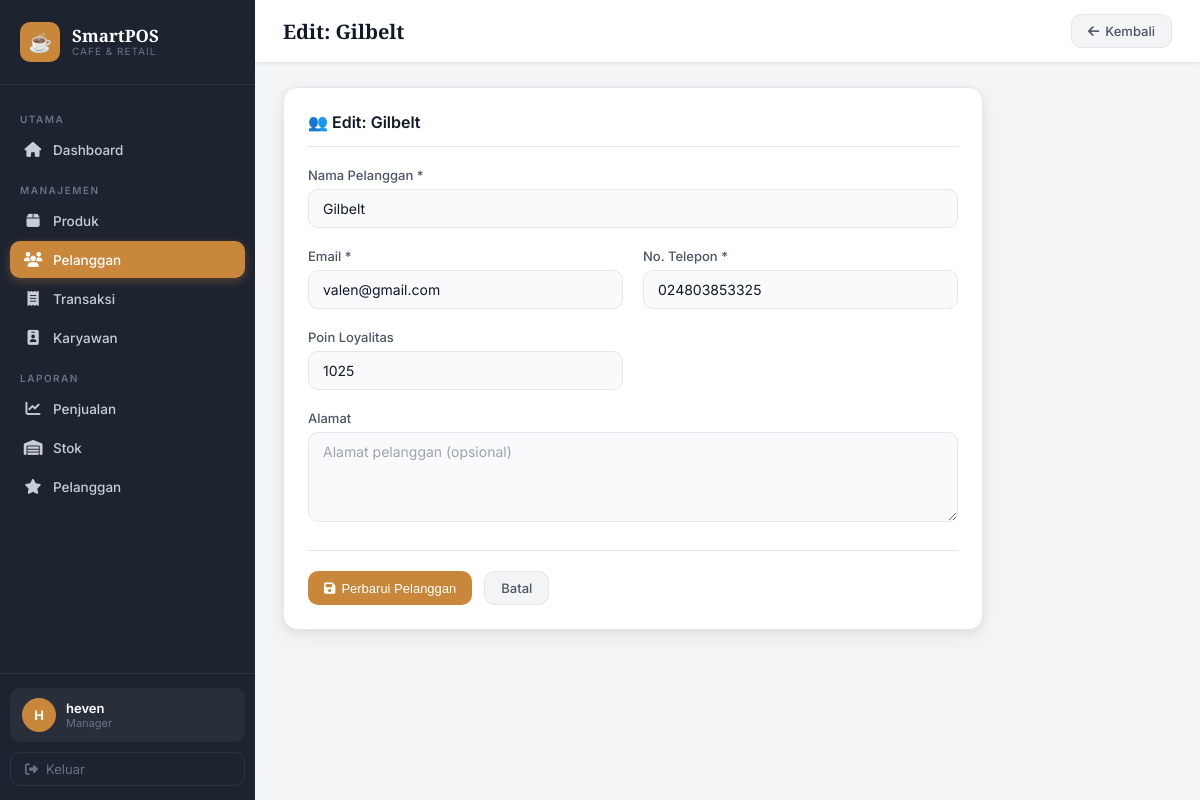
Screenshot of /customers/2/edit/ (signed in) with the database file from the repository.
### pos/models.py (models this page shows, shortened)
class BaseModel(models.Model):
    created_at = models.DateTimeField(auto_now_add=True)
    updated_at = models.DateTimeField(auto_now=True)
    class Meta:
        abstract = True  # tidak membuat tabel sendiri

class Customer(BaseModel):
    name           = models.CharField(max_length=100, verbose_name="Nama Pelanggan")
    email          = models.EmailField(unique=True, verbose_name="Email")
    phone          = models.CharField(max_length=15, verbose_name="No. Telepon")
    loyalty_points = models.IntegerField(default=0, validators=[MinValueValidator(0)], verbose_name="Poin Loyalitas")
    address        = models.TextField(blank=True, null=True, verbose_name="Alamat")
    class Meta:
        verbose_name        = "Pelanggan"
        verbose_name_plural = "Pelanggan"
        ordering            = ['name']
    def __init__(self, *args, **kwargs):
        super().__init__(*args, **kwargs)
        self.__poin_pending = 0  # ENCAPSULATION: poin belum dikonfirmasi, disembunyikan

### pos/views.py (the view, shortened to what this page needs)
# urls.py: path('customers/<int:pk>/edit/', views.CustomerUpdateView.as_view(), name='customer_update'),
class CustomerUpdateView(RoleRequiredMixin, UpdateView):
    allowed_positions = ('manager', 'supervisor', 'cashier')
    model = Customer
    form_class = CustomerForm
    template_name = 'pos/customers/form.html'
    success_url = reverse_lazy('customer_list')
    login_url = '/login/'
    def get_context_data(self, **kwargs):
        context = super().get_context_data(**kwargs)
        context['page_title'] = 'Edit Pelanggan'
        context['form_title'] = f'Edit: {self.object.name}'
        context['submit_label'] = 'Perbarui Pelanggan'
        return context

### pos/context_processors.py (called while the page is built, shortened)
def user_role(request):
    if not request.user.is_authenticated:
        return {}
    if request.user.is_superuser:
        return {
            'user_position':         'manager',
            'user_position_display': 'Manager',
            'is_full_access':        True,
            'can_manage_products':   True,
            'can_manage_employees':  True,
            'can_view_transactions': True,
            'can_create_transaction':True,
            'can_view_customers':    True,
            'can_view_reports':      True,
            'can_view_stock_report': True,
        }

### pos/views.py (called while the page is built)
    def dispatch(self, request, *args, **kwargs):
        if not request.user.is_authenticated:
            return self.handle_no_permission()
        if request.user.is_superuser:
            return super().dispatch(request, *args, **kwargs)
        position = RoleHelper.get_position(request.user)
        if self.allowed_positions and position not in self.allowed_positions:
            messages.error(request, '⛔ Akses ditolak. Anda tidak memiliki izin untuk halaman ini.')
            return redirect('dashboard')
        return super().dispatch(request, *args, **kwargs)

### templates/pos/customers/form.html (shortened to what this page needs)
{% extends 'pos/base.html' %}
{% block page_title %}{{ form_title }}{% endblock %}
{% block topbar_actions %}
<a href="{% url 'customer_list' %}" class="btn btn-secondary"><i class="fas fa-arrow-left"></i> Kembali</a>
{% endblock %}
{% block content %}
<div class="card" style="max-width:700px;">
  <div class="card-header"><span class="card-title">👥 {{ form_title }}</span></div>
  <form method="POST" id="customerForm">
    <div class="form-grid">
      <div class="form-group" style="grid-column:1/-1;">
        <label class="form-label">Nama Pelanggan *</label>
        {{ form.name }}
      </div>
      <div class="form-group">
        <label class="form-label">Email *</label>
        {{ form.email }}
      </div>
      <div class="form-group">
        <label class="form-label">No. Telepon *</label>
        {{ form.phone }}
      </div>
      <div class="form-group">
        <label class="form-label">Poin Loyalitas</label>
        {{ form.loyalty_points }}
      </div>
      <div class="form-group" style="grid-column:1/-1;">
        <label class="form-label">Alamat</label>
        {{ form.address }}
      </div>
    </div>
    <div style="display:flex;gap:12px;margin-top:28px;padding-top:20px;border-top:1px solid var(--border);">
      <button type="submit" class="btn btn-primary" id="submit_customer"><i class="fas fa-save"></i> {{ submit_label }}</button>
      <a href="{% url 'customer_list' %}" class="btn btn-secondary">Batal</a>
    </div>
  </form>
</div>
{% endblock %}

### templates/pos/base.html (shortened to what this page needs)
<!DOCTYPE html>
<html lang="id">
<head>
  {% load static %}
  <link rel="stylesheet" href="{% static 'css/style.css' %}">
  <link rel="stylesheet" href="https://cdnjs.cloudflare.com/ajax/libs/font-awesome/6.5.0/css/all.min.css">
</head>
<body>
<div class="app-wrapper">
  <aside class="sidebar">
    <div class="sidebar-brand">
      <div class="brand-icon">☕</div>
      <div>
        <div class="brand-name">SmartPOS</div>
        <div class="brand-sub">Cafe & Retail</div>
      </div>
    </div>
    <nav class="sidebar-nav">
      <div class="nav-section-label">Utama</div>
      <a href="{% url 'dashboard' %}" class="nav-item {% if request.resolver_match.url_name == 'dashboard' %}active{% endif %}">
        <span class="nav-icon"><i class="fas fa-house"></i></span> Dashboard
      </a>
      <div class="nav-section-label">Manajemen</div>
      <a href="{% url 'product_list' %}" class="nav-item {% if 'product' in request.resolver_match.url_name %}active{% endif %}">
        <span class="nav-icon"><i class="fas fa-box"></i></span> Produk
      </a>
      {% if can_view_customers %}
      <a href="{% url 'customer_list' %}" class="nav-item {% if 'customer' in request.resolver_match.url_name and request.resolver_match.url_name != 'report_customers' %}active{% endif %}">
        <span class="nav-icon"><i class="fas fa-users"></i></span> Pelanggan
      </a>
      {% endif %}
      {% if can_view_transactions %}
      <a href="{% url 'transaction_list' %}" class="nav-item {% if 'transaction' in request.resolver_match.url_name %}active{% endif %}">
        <span class="nav-icon"><i class="fas fa-receipt"></i></span> Transaksi
      </a>
      {% endif %}
      {% if can_manage_employees %}
      <a href="{% url 'employee_list' %}" class="nav-item {% if 'employee' in request.resolver_match.url_name %}active{% endif %}">
        <span class="nav-icon"><i class="fas fa-id-badge"></i></span> Karyawan
      </a>
      {% endif %}
      {% if is_full_access or can_view_stock_report %}
      <div class="nav-section-label">Laporan</div>
      {% if is_full_access %}
      <a href="{% url 'report_sales' %}" class="nav-item {% if request.resolver_match.url_name == 'report_sales' %}active{% endif %}">
        <span class="nav-icon"><i class="fas fa-chart-line"></i></span> Penjualan
      </a>
      {% endif %}
      {% if can_view_stock_report %}
      <a href="{% url 'report_stock' %}" class="nav-item {% if request.resolver_match.url_name == 'report_stock' %}active{% endif %}">
        <span class="nav-icon"><i class="fas fa-warehouse"></i></span> Stok
      </a>
      {% endif %}
      {% if is_full_access %}
      <a href="{% url 'report_customers' %}" class="nav-item {% if request.resolver_match.url_name == 'report_customers' %}active{% endif %}">
        <span class="nav-icon"><i class="fas fa-star"></i></span> Pelanggan
      </a>
      {% endif %}
      {% endif %}
    </nav>
    <div class="sidebar-footer">
      <div class="user-card">
        <div class="user-avatar">{{ request.user.username|slice:":1"|upper }}</div>
        <div>
          <div class="user-name">{{ request.user.get_full_name|default:request.user.username }}</div>
          <div class="user-role">{{ user_position_display|default:"Kasir" }}</div>
        </div>
      </div>
      <a href="{% url 'logout' %}" class="btn-logout">
        <i class="fas fa-sign-out-alt"></i> Keluar
      </a>
    </div>
  </aside>
  <main class="main-content">
    <div class="topbar">
      <h1 class="page-title">{% block page_title %}Dashboard{% endblock %}</h1>
      <div class="topbar-right">
        {% block topbar_actions %}{% endblock %}
      </div>
    </div>
    <div class="page-body">
      {% block content %}{% endblock %}
    </div>
  </main>
</div>
{% load static %}
</body>
</html>

### rows the page displays
Customer: name "Gilbelt", email "valen@gmail.com", phone "024803853325", loyalty_points "1025"

### other values shown
{{ request.user.username|slice:":1"|upper }} "H"
{{ request.user.get_full_name|default:request.user.username }} "heven"
{{ user_position_display|default:"Kasir" }} "Manager"
{{ submit_label }} "Perbarui Pelanggan"
